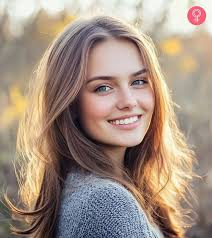
#> input picture img2_women.jpg, 212 x 238 px
$ jupyter execute Face_Detect.ipynb   (text cells are left out)
#> lines starting #> are read from the running program, lines starting #| are printed output that depends on the picture; after the words box and inside, x2 and y2 are one past the last pixel; in counts of white or black regions, pixels touching at a corner belong together
[cell 1]
import cv2

[cell 2]
img=cv2.imread('img2_women.jpg')
#> img is the input picture: shape (238, 212, 3); mean B, G, R 130.6, 144.7, 163.6
img

[cell 3]
cv2.imshow("Image",img)
cv2.waitKey()
cv2.destroyAllWindows()

[cell 4]
import matplotlib.pyplot as plt
plt.imshow(img)

[cell 5]
conv_img=cv2.cvtColor(img,cv2.COLOR_BGR2RGB)
plt.imshow(conv_img)

[cell 6]
face_cas=cv2.CascadeClassifier('haarcascade_frontalface_default.xml')
face_cas # creating the object for cascade classifier

[cell 7]
faces = face_cas.detectMultiScale(conv_img,minNeighbors=4) # to detect faces
#> faces = [[75, 46, 97, 97]]
faces # no.of faces = no.of array
#> Out = [[75, 46, 97, 97]]

[cell 8]
for i in faces:
    print(i)
#> this loop made 1 pass
#| [75 46 97 97]

[cell 9]
for (x,y,w,h) in faces:
    cv2.rectangle(conv_img,(x,y),(x+w,y+h),(0,255,0),4) # img name, top left point, bottom right point, color, thickness
#> this loop made 1 pass
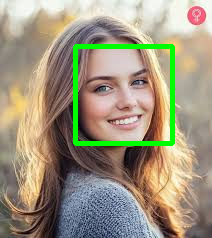
#> conv_img: shape (238, 212, 3); mean R, G, B 157.8, 149.5, 126.2

[cell 10]
plt.imshow(conv_img)

[cell 11]
video=cv2.VideoCapture(0) # to access web cam
while True: # when the web cam is on, available
    suc,img=video.read()
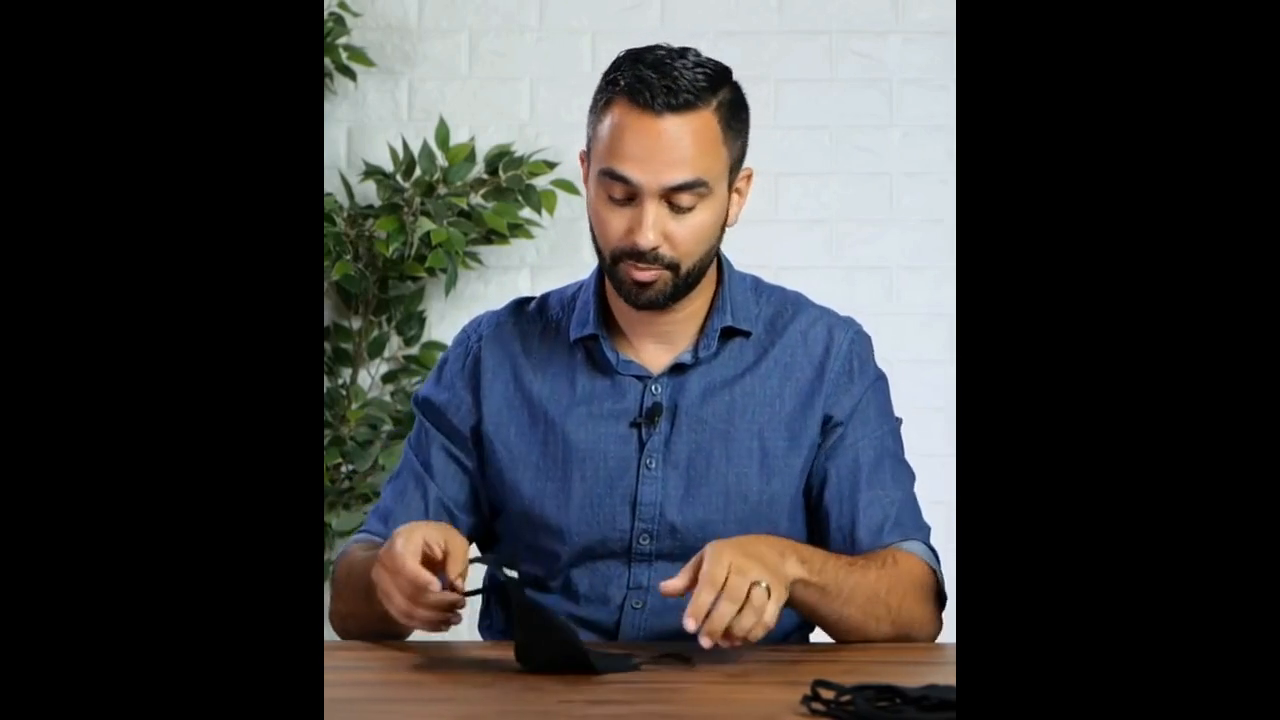
#> input picture frame 45 of video.mp4, 1280 x 720 px, given in place of the camera
#> img is the input picture: shape (720, 1280, 3); mean B, G, R 60.6, 59.1, 58.9
    img=cv2.flip(img,1) # we will be getting mirror image, so to get right img
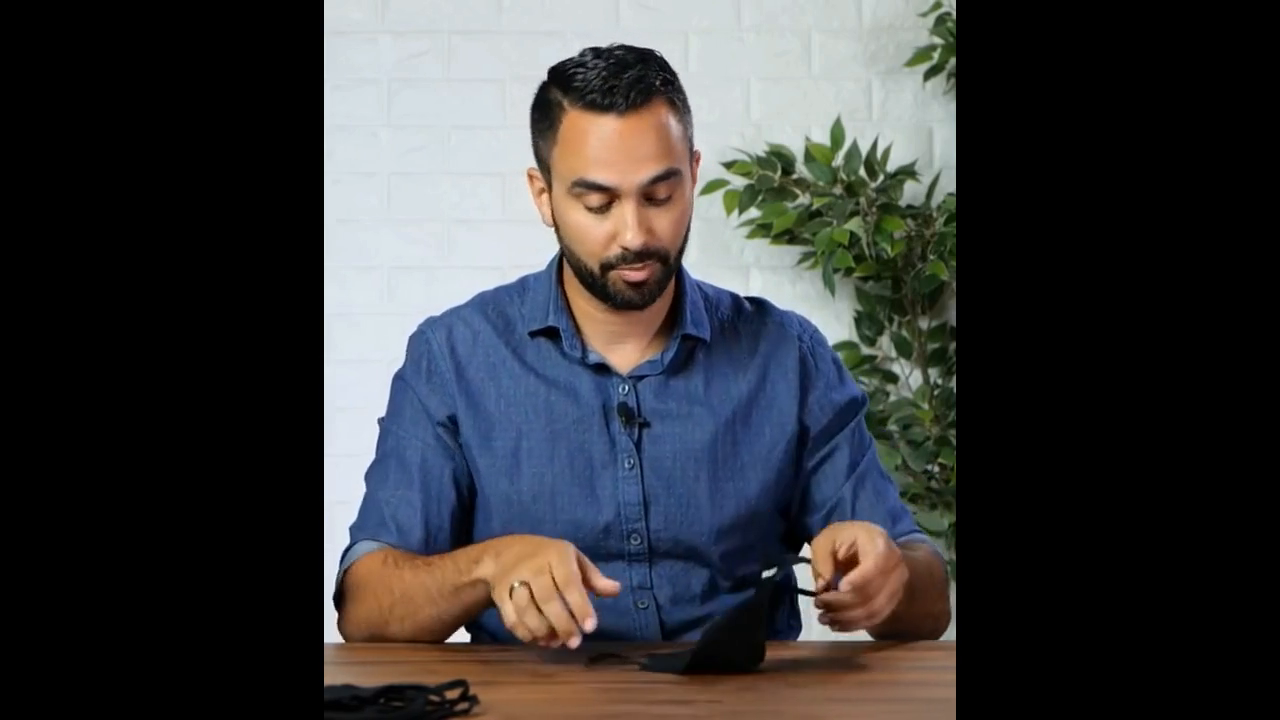
#> img: shape (720, 1280, 3); mean B, G, R 60.6, 59.1, 58.9
    img1=cv2.cvtColor(img,cv2.COLOR_BGR2RGB) # to chane clr
    faces=face_cas.detectMultiScale(img1,minNeighbors=8)
#> faces = [[537, 126, 186, 186]]
    for (x,y,w,h) in faces:
        cv2.rectangle(img,(x,y),(x+w,y+h),(0,255,0),4)
#> this loop made 1 pass
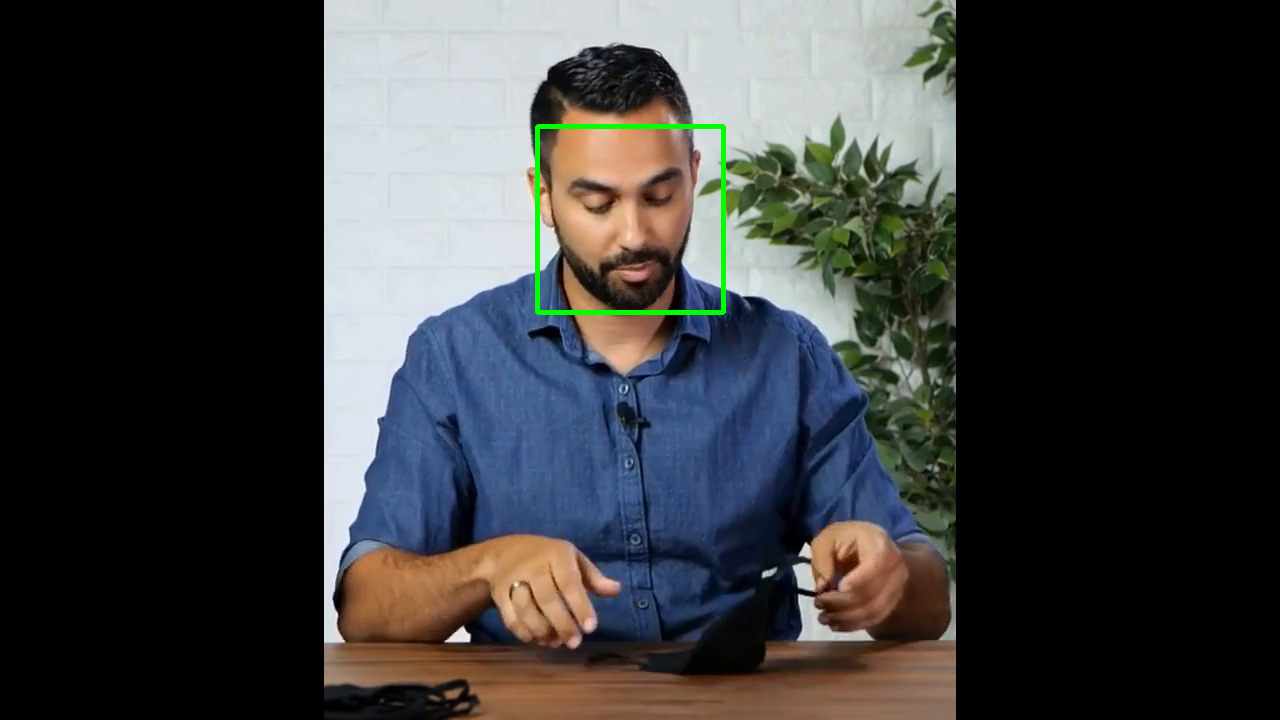
#> img: shape (720, 1280, 3); 0.4% of pixels changed, all inside (x1, y1, x2, y2) = (535, 124, 726, 315)

    cv2.imshow('Video',img)
    if cv2.waitKey(1) & 0XFF == ord('q'): # if we didnt specify this video wont come a image will come. if only we press q then only the window will be closed
#> (key q is pressed here)
        break
video.release() # to close web cam
cv2.destroyAllWindows()

[cell 12]
ord('q')

[cell 13]
video = cv2.VideoCapture('video.mp4')
while True:
    suc, img = video.read()

    img = cv2.flip(img,1)
    if suc == True:
        # Facedetection code:
        img1 = cv2.cvtColor(img,cv2.COLOR_BGR2RGB)
        faces = face_cas.detectMultiScale(img1,minNeighbors=4)
#> faces = [[468, 429, 61, 61], [537, 126, 186, 186]]
        for (x,y,w,h) in faces:
            cv2.rectangle(img,(x,y),(x+w,y+h),(0,255,0),2)
#> this loop made 2 passes
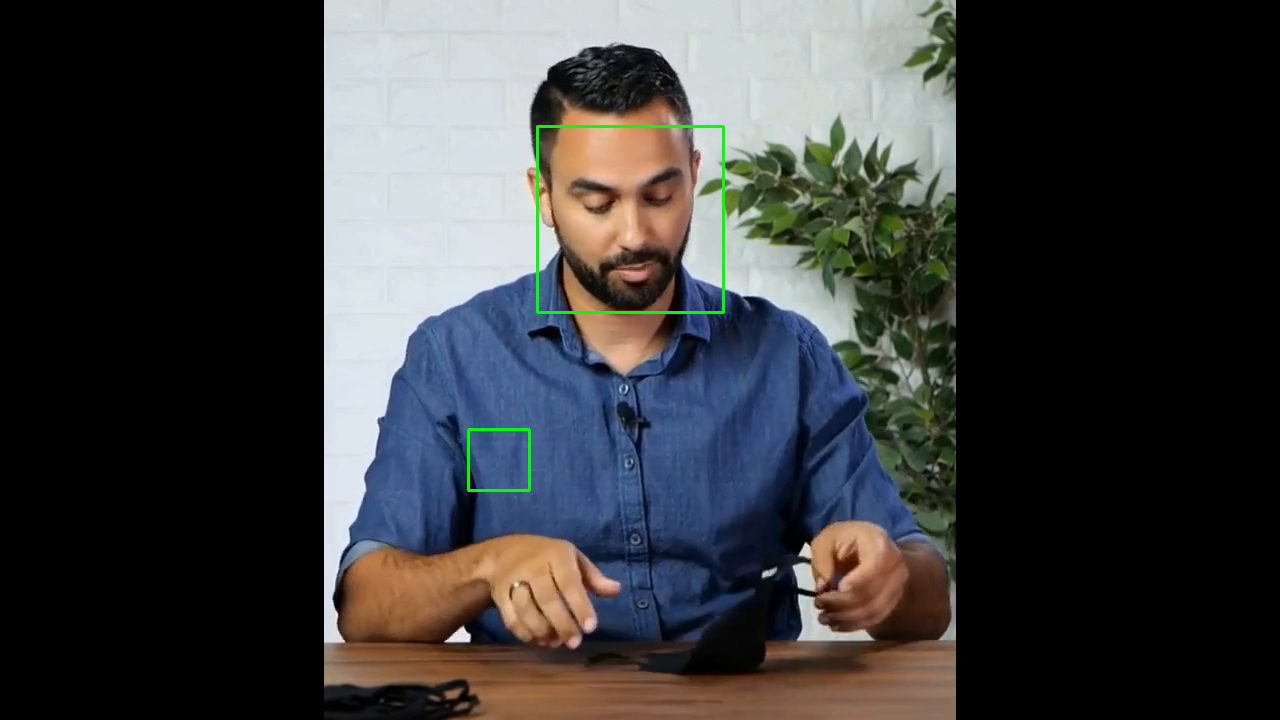
#> img: shape (720, 1280, 3); 0.32% of pixels changed, all inside (x1, y1, x2, y2) = (467, 125, 725, 492)

        cv2.imshow("Video",img)
        if cv2.waitKey(1) & 0XFF==ord('q'):
#> (key q is pressed here)
            break
    else:
        break
video.release()
cv2.destroyAllWindows()
